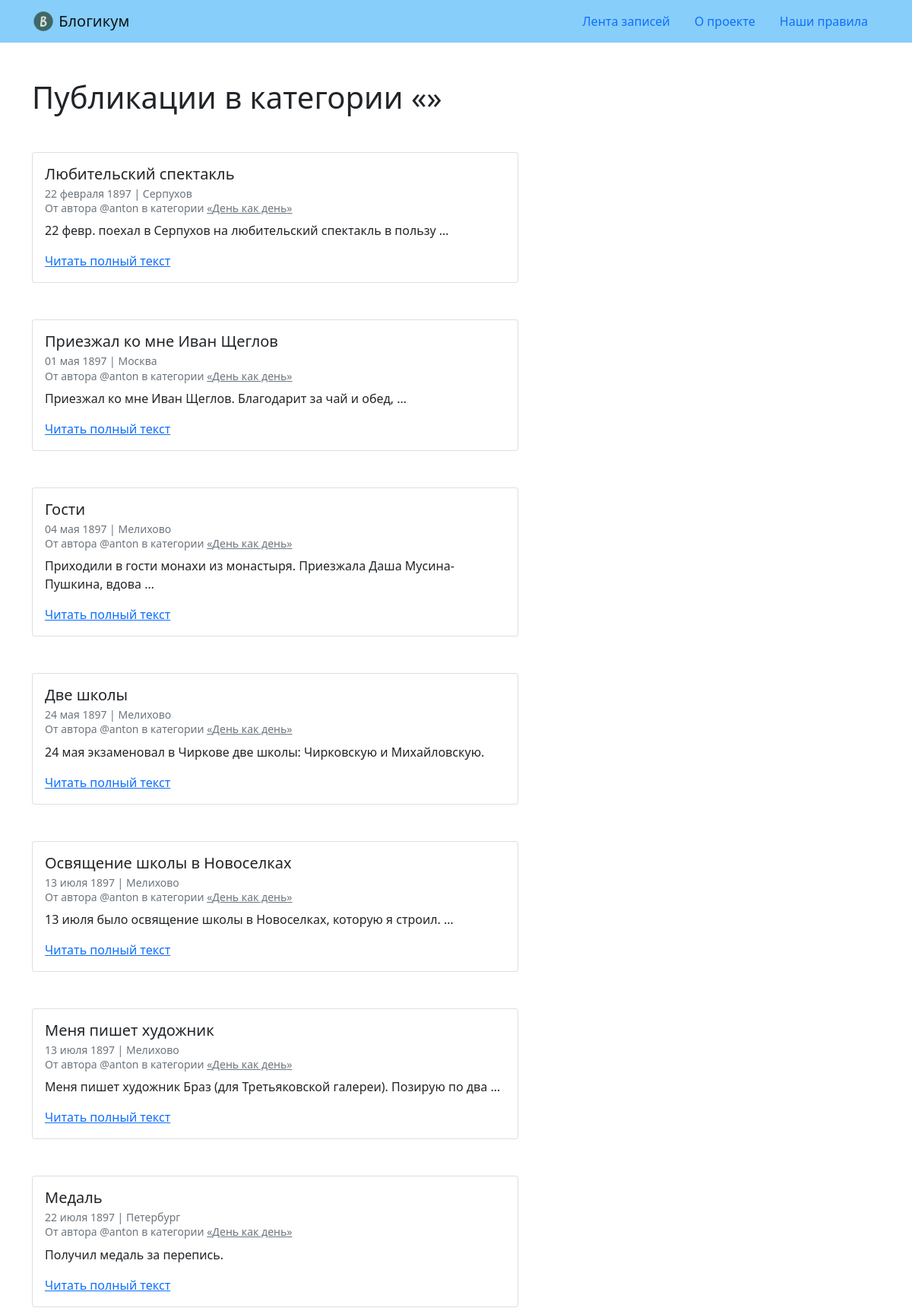
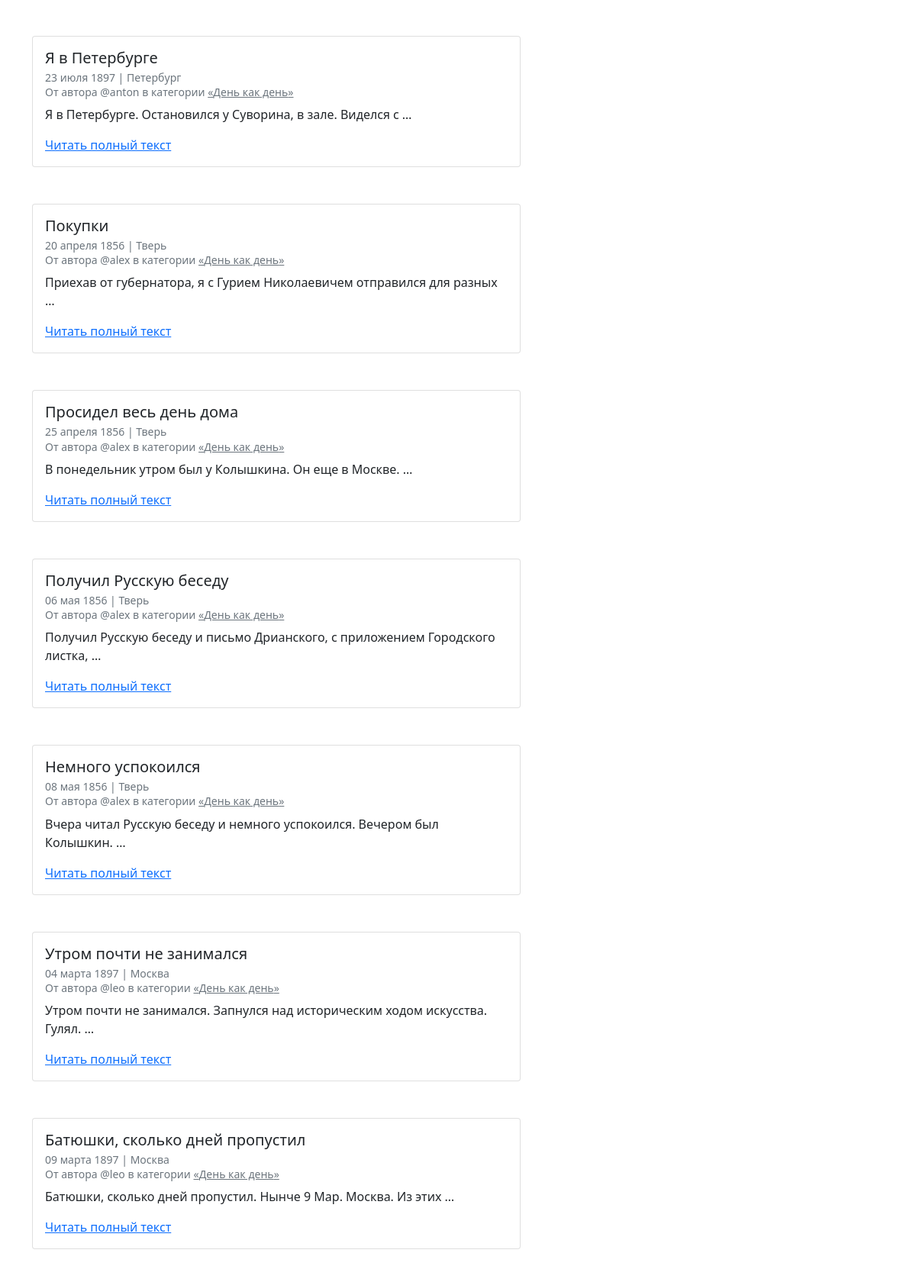
The app's page /blog/category/routine/ (upper part) with its own data (2 pictures, top to bottom).
### blog/models.py (models this page shows, shortened)
class BaseModel(models.Model):
    is_published = models.BooleanField(
        default=True,
        verbose_name='Опубликовано',
        help_text='Снимите галочку, чтобы скрыть публикацию.'
    )
    created_at = models.DateTimeField(
        auto_now_add=True,
        verbose_name='Добавлено'
    )
    class Meta:
        abstract = True

class Post(BaseModel):
    title = models.CharField(
        max_length=256,
        verbose_name='Заголовок'
    )
    text = models.TextField(
        verbose_name='Текст'
    )
    pub_date = models.DateTimeField(
        verbose_name='Дата и время публикации',
        help_text='Если установить дату и время в будущем — '
                  'можно делать отложенные публикации.'
    )
    author = models.ForeignKey(
        User,
        on_delete=models.CASCADE,
        verbose_name='Автор публикации'
    )
    location = models.ForeignKey(
        Location,
        on_delete=models.SET_NULL,
        null=True,
        blank=True,
        verbose_name='Местоположение'
    )
    category = models.ForeignKey(
        Category,
        on_delete=models.SET_NULL,
        null=True,
        verbose_name='Категория'
    )
    class Meta:
        verbose_name = 'публикация'
        verbose_name_plural = 'Публикации'

class Location(BaseModel):
    name = models.CharField(
        max_length=256,
        verbose_name='Название места'
    )
    class Meta:
        verbose_name = 'местоположение'
        verbose_name_plural = 'Местоположения'

class Category(BaseModel):
    title = models.CharField(
        max_length=256,
        verbose_name='Заголовок'
    )
    description = models.TextField(
        verbose_name='Описание'
    )
    slug = models.SlugField(
        unique=True,
        verbose_name='Идентификатор',
        help_text='Идентификатор страницы для URL; '
                  'разрешены символы латиницы, цифры, '
                  'дефис и подчёркивание.'
    )
    class Meta:
        verbose_name = 'категория'
        verbose_name_plural = 'Категории'

### blog/views.py (the view)
def category_posts(request, category_slug):
    template_name = 'blog/category.html'
    post_list = get_list_or_404(
        Post,
        category__slug=category_slug,
        is_published=True,
        pub_date__lte=datetime.now(),
        category__is_published=True
    )
    context = {'post_list': post_list}
    return render(request, template_name, context)

### templates/blog/category.html (shortened to what this page needs)
{% extends "base.html" %}
{% block content %}
  <h1>Публикации в категории «{{ post.category.title }}»</h1>
  {% for post in post_list %}
    <article class="mb-5">
      {% include "includes/post_card.html" %}
     </article>
  {% endfor %}
{% endblock %}

### templates/includes/post_card.html
<div class="card" style="width: 40rem;">
  <div class="card-body">
    <h5 class="card-title">{{ post.title }}</h5>
    <h6 class="card-subtitle mb-2 text-muted">
      <small>
        {{ post.pub_date|date:"d E Y" }} | {% if post.location and post.location.is_published %}{{ post.location.name }}{% else %}Планета Земля{% endif %}<br>
        От автора @{{ post.author.username }} в категории {% include "includes/category_link.html" %}
      </small>
    </h6>
    <p class="card-text">{{ post.text|truncatewords:10 }}</p>
    <a href="{% url 'blog:post_detail' post.id %}" class="card-link">Читать полный текст</a>
  </div>
</div>

### templates/includes/category_link.html
<a class="text-muted" href="{% url 'blog:category_posts' post.category.slug %}">
  «{{ post.category.title }}»
</a>

### records on screen
Post: title "Любительский спектакль", pub_date "22 февраля 1897", location.name "Серпухов", author.username "anton", category "День как день", text "22 февр. поехал в Серпухов на любительский спектакль в пользу …"
Post: title "Приезжал ко мне Иван Щеглов", pub_date "01 мая 1897", location.name "Москва", author.username "anton", category "День как день", text "Приезжал ко мне Иван Щеглов. Благодарит за чай и обед, …"
Post: title "Гости", pub_date "04 мая 1897", location.name "Мелихово", author.username "anton", category "День как день", text "Приходили в гости монахи из монастыря. Приезжала Даша Мусина-Пушкина, вдова …"
Post: title "Две школы", pub_date "24 мая 1897", location.name "Мелихово", author.username "anton", category "День как день", text "24 мая экзаменовал в Чиркове две школы: Чирковскую и Михайловскую."
Post: title "Освящение школы в Новоселках", pub_date "13 июля 1897", location.name "Мелихово", author.username "anton", category "День как день", text "13 июля было освящение школы в Новоселках, которую я строил. …"
Post: title "Меня пишет художник", pub_date "13 июля 1897", location.name "Мелихово", author.username "anton", category "День как день", text "Меня пишет художник Браз (для Третьяковской галереи). Позирую по два …"
Post: title "Медаль", pub_date "22 июля 1897", location.name "Петербург", author.username "anton", category "День как день", text "Получил медаль за перепись."
Post: title "Я в Петербурге", pub_date "23 июля 1897", location.name "Петербург", author.username "anton", category "День как день", text "Я в Петербурге. Остановился у Суворина, в зале. Виделся с …"
Post: title "Покупки", pub_date "20 апреля 1856", location.name "Тверь", author.username "alex", category "День как день", text "Приехав от губернатора, я с Гурием Николаевичем отправился для разных …"
Post: title "Просидел весь день дома", pub_date "25 апреля 1856", location.name "Тверь", author.username "alex", category "День как день", text "В понедельник утром был у Колышкина. Он еще в Москве. …"
Post: title "Получил Русскую беседу", pub_date "06 мая 1856", location.name "Тверь", author.username "alex", category "День как день", text "Получил Русскую беседу и письмо Дрианского, с приложением Городского листка, …"
Post: title "Немного успокоился", pub_date "08 мая 1856", location.name "Тверь", author.username "alex", category "День как день", text "Вчера читал Русскую беседу и немного успокоился. Вечером был Колышкин. …"
Post: title "Утром почти не занимался", pub_date "04 марта 1897", location.name "Москва", author.username "leo", category "День как день", text "Утром почти не занимался. Запнулся над историческим ходом искусства. Гулял. …"
Post: title "Батюшки, сколько дней пропустил", pub_date "09 марта 1897", location.name "Москва", author.username "leo", category "День как день", text "Батюшки, сколько дней пропустил. Нынче 9 Мар. Москва. Из этих …"
